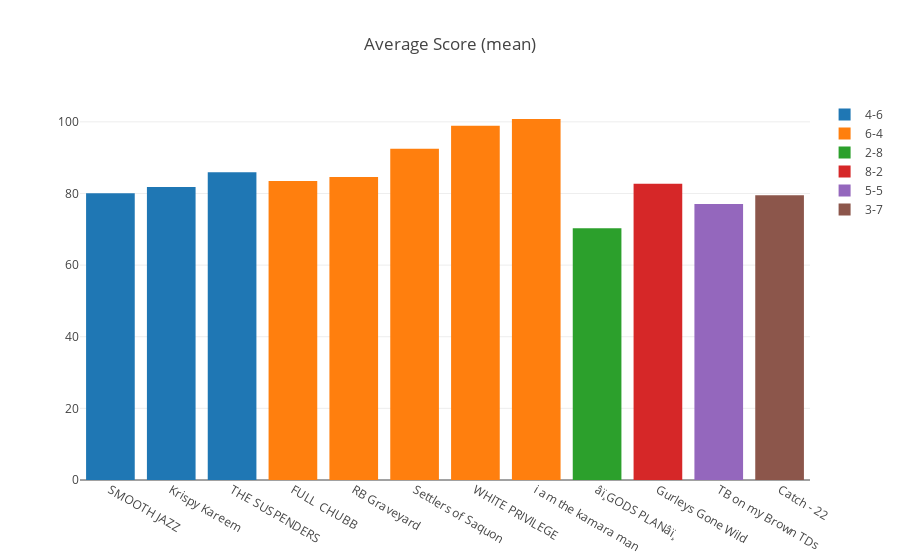
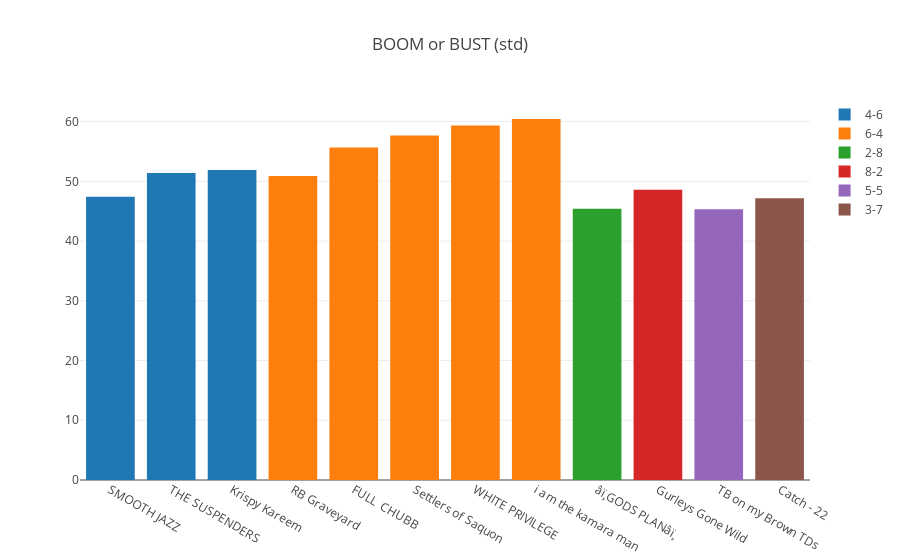
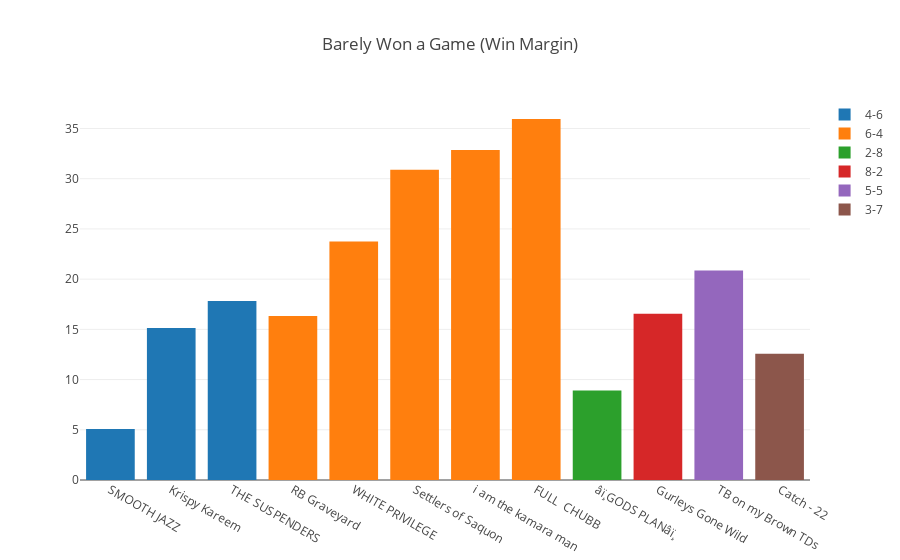
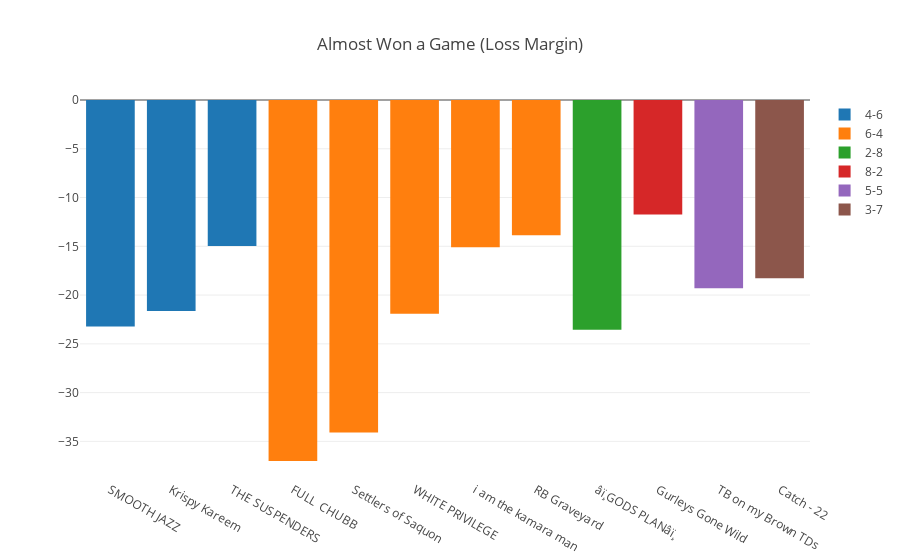

The cell these charts' notebook holds for them, in order:
### Code cell
# create graph
for col,title in zip(columns,titles):
    df6 = df5.sort_values(col)

    # trace
    data = []
    for s in standings:
        trace = go.Bar(x=df6[df6.standings==s].team.tolist(),
                       y=df6[df6.standings==s][col].tolist(),name=s)
        data.append(trace)

    #layout
    layout = go.Layout(title=title,
                       barmode='group')

    # fig
    fig = go.Figure(data=data, layout=layout)
    
    py.iplot(fig)

### Figure 1 — Plotly figure (JSON) as saved in the notebook; plotly's stock layout.template omitted (floating-point values rounded to 4 significant figures)
{"data": [{"name": "4-6", "type": "bar", "uid": "5c64d050-e896-11e8-9e3e-360038087701", "x": ["SMOOTH JAZZ", "Krispy Kareem", "THE SUSPENDERS"], "y": [80.05, 81.8, 85.93]}, {"name": "6-4", "type": "bar", "uid": "5c667ffe-e896-11e8-8845-360038087701", "x": ["FULL  CHUBB", "RB Graveyard", "Settlers of Saquon", "WHITE PRIVILEGE", "i am the kamara man"], "y": [83.47, 84.57, 92.52, 98.89, 100.8]}, {"name": "2-8", "type": "bar", "uid": "5c668b02-e896-11e8-8b63-360038087701", "x": ["âï¸GODS PLANâï¸"], "y": [70.32]}, {"name": "8-2", "type": "bar", "uid": "5c668c1a-e896-11e8-8257-360038087701", "x": ["Gurleys Gone Wild"], "y": [82.75]}, {"name": "5-5", "type": "bar", "uid": "5c668d1e-e896-11e8-833b-360038087701", "x": ["TB on my Brown TDs"], "y": [77.08]}, {"name": "3-7", "type": "bar", "uid": "5c668e22-e896-11e8-96dd-360038087701", "x": ["Catch - 22"], "y": [79.54]}], "layout": {"barmode": "group", "title": "Average Score (mean)"}}

### Figure 2 — Plotly figure (JSON) as saved in the notebook; plotly's stock layout.template omitted (floating-point values rounded to 4 significant figures)
{"data": [{"name": "4-6", "type": "bar", "uid": "5c7c2bc6-e896-11e8-8a00-360038087701", "x": ["SMOOTH JAZZ", "THE SUSPENDERS", "Krispy Kareem"], "y": [47.42, 51.38, 51.91]}, {"name": "6-4", "type": "bar", "uid": "5c7c2d0c-e896-11e8-b5a6-360038087701", "x": ["RB Graveyard", "FULL  CHUBB", "Settlers of Saquon", "WHITE PRIVILEGE", "i am the kamara man"], "y": [50.88, 55.64, 57.68, 59.33, 60.43]}, {"name": "2-8", "type": "bar", "uid": "5c7c2dc2-e896-11e8-b3ac-360038087701", "x": ["âï¸GODS PLANâï¸"], "y": [45.4]}, {"name": "8-2", "type": "bar", "uid": "5c7c2e58-e896-11e8-a51f-360038087701", "x": ["Gurleys Gone Wild"], "y": [48.56]}, {"name": "5-5", "type": "bar", "uid": "5c7c2eee-e896-11e8-b6c2-360038087701", "x": ["TB on my Brown TDs"], "y": [45.31]}, {"name": "3-7", "type": "bar", "uid": "5c7c2f70-e896-11e8-a117-360038087701", "x": ["Catch - 22"], "y": [47.15]}], "layout": {"barmode": "group", "title": "BOOM or BUST (std)"}}

### Figure 3 — Plotly figure (JSON) as saved in the notebook; plotly's stock layout.template omitted (floating-point values rounded to 4 significant figures)
{"data": [{"name": "4-6", "type": "bar", "uid": "5c87b124-e896-11e8-bac4-360038087701", "x": ["SMOOTH JAZZ", "Krispy Kareem", "THE SUSPENDERS"], "y": [5.08, 15.14, 17.82]}, {"name": "6-4", "type": "bar", "uid": "5c87b29e-e896-11e8-bccc-360038087701", "x": ["RB Graveyard", "WHITE PRIVILEGE", "Settlers of Saquon", "i am the kamara man", "FULL  CHUBB"], "y": [16.33, 23.75, 30.89, 32.85, 35.94]}, {"name": "2-8", "type": "bar", "uid": "5c87b354-e896-11e8-b976-360038087701", "x": ["âï¸GODS PLANâï¸"], "y": [8.91]}, {"name": "8-2", "type": "bar", "uid": "5c87b3e8-e896-11e8-8a89-360038087701", "x": ["Gurleys Gone Wild"], "y": [16.56]}, {"name": "5-5", "type": "bar", "uid": "5c87b476-e896-11e8-b54a-360038087701", "x": ["TB on my Brown TDs"], "y": [20.85]}, {"name": "3-7", "type": "bar", "uid": "5c87b4f8-e896-11e8-9e79-360038087701", "x": ["Catch - 22"], "y": [12.58]}], "layout": {"barmode": "group", "title": "Barely Won a Game (Win Margin)"}}

### Figure 4 — Plotly figure (JSON) as saved in the notebook; plotly's stock layout.template omitted (floating-point values rounded to 4 significant figures)
{"data": [{"name": "4-6", "type": "bar", "uid": "5c923536-e896-11e8-b526-360038087701", "x": ["SMOOTH JAZZ", "Krispy Kareem", "THE SUSPENDERS"], "y": [-23.22, -21.64, -14.96]}, {"name": "6-4", "type": "bar", "uid": "5c9236a8-e896-11e8-8364-360038087701", "x": ["FULL  CHUBB", "Settlers of Saquon", "WHITE PRIVILEGE", "i am the kamara man", "RB Graveyard"], "y": [-37.01, -34.09, -21.91, -15.1, -13.86]}, {"name": "2-8", "type": "bar", "uid": "5c923766-e896-11e8-8b0f-360038087701", "x": ["âï¸GODS PLANâï¸"], "y": [-23.54]}, {"name": "8-2", "type": "bar", "uid": "5c9237fa-e896-11e8-ada8-360038087701", "x": ["Gurleys Gone Wild"], "y": [-11.75]}, {"name": "5-5", "type": "bar", "uid": "5c92387e-e896-11e8-b775-360038087701", "x": ["TB on my Brown TDs"], "y": [-19.29]}, {"name": "3-7", "type": "bar", "uid": "5c923900-e896-11e8-a919-360038087701", "x": ["Catch - 22"], "y": [-18.29]}], "layout": {"barmode": "group", "title": "Almost Won a Game (Loss Margin)"}}
